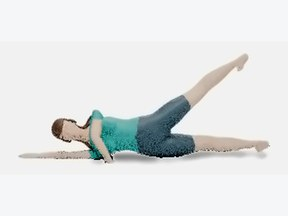
#> input picture media/3d/d-abduction-de-hanche-sur-le-cote-v.jpg, 288 x 216 px
$ python -i post3d.py   (imports and definitions only)
#> lines starting #> are read from the running program, lines starting #| are printed output that depends on the picture
import os, sys, json, shutil, subprocess, math
import numpy as np, cv2
from PIL import Image, ImageEnhance, ImageDraw, ImageFont
ROOT, OUT = sys.argv[1], sys.argv[2]; slugs = sys.argv[3:]
BG = (244, 246, 247)
FB = '/usr/share/fonts/truetype/dejavu/DejaVuSans-Bold.ttf'; FR = '/usr/share/fonts/truetype/dejavu/DejaVuSans.ttf'
def comp(p):
    im = np.asarray(Image.open(p).convert('RGBA')).astype(np.float32) / 255.0; a = im[:, :, 3]; rgb = im[:, :, :3]
    fig = ((a > 0.80) & (rgb.max(axis=2) > 0.045)).astype(np.uint8); edge = cv2.dilate(fig, np.ones((3, 3), np.uint8)).astype(bool)
    shadow = cv2.GaussianBlur(np.where(edge, 0, a), (0, 0), 3.0); shadow = np.clip((shadow - 0.14) / 0.86, 0, 1) * 0.85   # ombre lissée, bruit de fond supprimé, ombre de contact conservée
    base = np.ones_like(rgb) * (np.array(BG, np.float32) / 255.0); base = base * (1 - shadow[:, :, None])
    ae = np.where(edge, a, 0)[:, :, None]; out = base * (1 - ae) + rgb * ae
    return Image.fromarray((np.clip(out, 0, 1) * 255).astype(np.uint8)), (a * 255).astype(np.uint8)
def clean(im, h=2.5):
#> called with h = 2.5
    a = cv2.fastNlMeansDenoisingColored(cv2.cvtColor(np.asarray(im), cv2.COLOR_RGB2BGR), None, h, h, 5, 15); im = Image.fromarray(cv2.cvtColor(a, cv2.COLOR_BGR2RGB))
#> after `a = cv2.fastNlMeansDenoisingColored(cv2.cvtColor(np.asarray(im), cv2.C`:
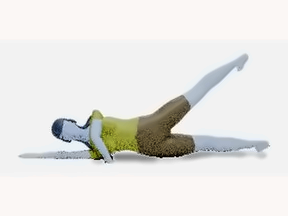
#> a: shape (216, 288, 3); mean R, G, B 231, 230.1, 227.5
    im = ImageEnhance.Contrast(im).enhance(1.25); im = ImageEnhance.Color(im).enhance(1.20); return ImageEnhance.Brightness(im).enhance(0.97)
#> after `im = ImageEnhance.Contrast(im).enhance(1.25)`:
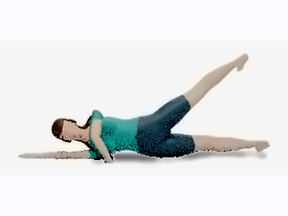
#> im: PIL image 288x216 RGB; mean R, G, B 227.2, 230.1, 230.9
BAND = 0.075   # bandeau fin et identique sur toutes les vidéos : 7,5 % de la hauteur, placé SOUS l'image
def caption(im, name, lab, W, H):
    bh = int(H * BAND); bh += bh % 2; H2 = H + bh; H2 += H2 % 2; bh = H2 - H
    out = Image.new('RGB', (W, H2), (255, 255, 255)); out.paste(im, (0, 0)); d = ImageDraw.Draw(out)
    fb = ImageFont.truetype(FB, max(11, int(H * 0.038))); ft = ImageFont.truetype(FR, max(9, int(H * 0.034)))
    w = d.textlength(lab, font=fb); d.text(((W - w) / 2, H + (bh - int(H * 0.038)) / 2 - 2), lab, font=fb, fill=(20, 38, 43))
    d.text((6, 4), name[:48], font=ft, fill=(95, 110, 115)); return out
# [46 lines not run here, left out]

>>> import cv2
>>> picture = cv2.cvtColor(cv2.imread('../../media/3d/d-abduction-de-hanche-sur-le-cote-v.jpg'), cv2.COLOR_BGR2RGB)
>>> result = clean(picture)

$ run again, on media/3d/d-appui-alterne-sur-une-main-en-quadrupedie.jpg
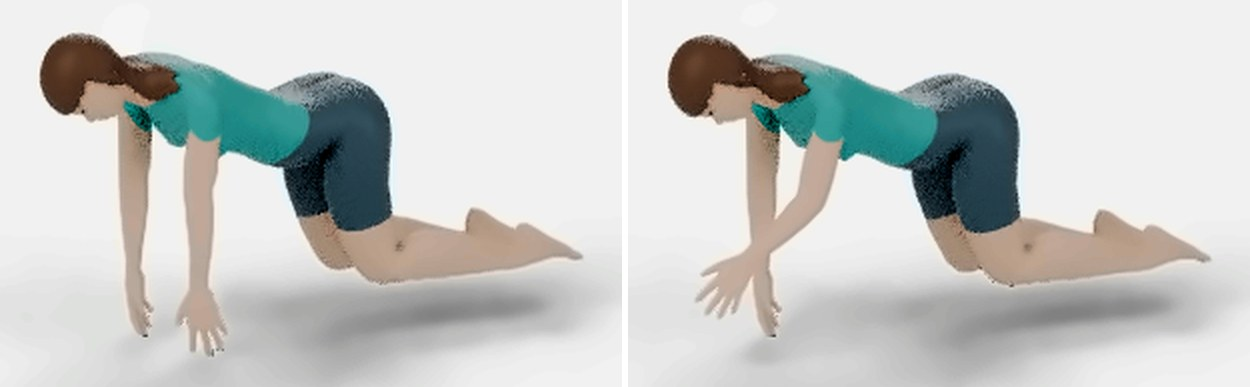
#> input picture media/3d/d-appui-alterne-sur-une-main-en-quadrupedie.jpg, 1250 x 387 px
#> in clean, `a = cv2.fastNlMeansDenoisingColored(cv2.cvtColor(np.asarray(im), cv2.C`:
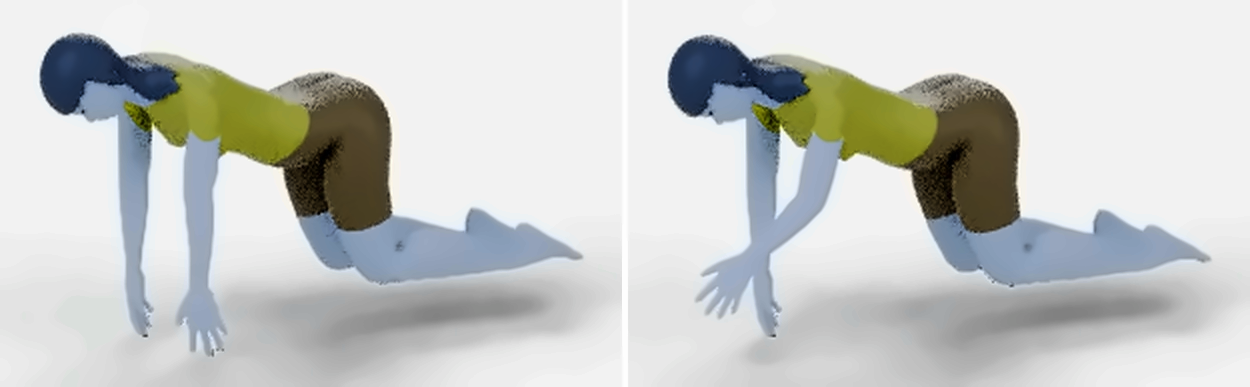
#> a: shape (387, 1250, 3); mean R, G, B 200.3, 202.5, 200.3
#> in clean, `im = ImageEnhance.Contrast(im).enhance(1.25)`:
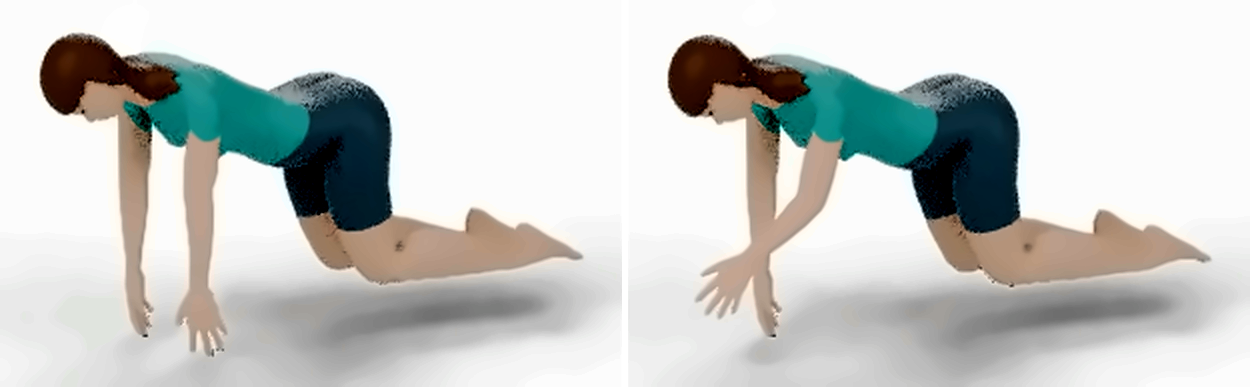
#> im: PIL image 1250x387 RGB; mean R, G, B 200.3, 202.5, 199.9

$ run again, on media/3d/d-appui-bipodal-sur-coussin-instable-v.jpg
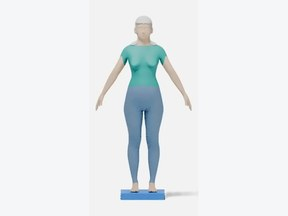
#> input picture media/3d/d-appui-bipodal-sur-coussin-instable-v.jpg, 288 x 216 px
#> in clean, `a = cv2.fastNlMeansDenoisingColored(cv2.cvtColor(np.asarray(im), cv2.C`:
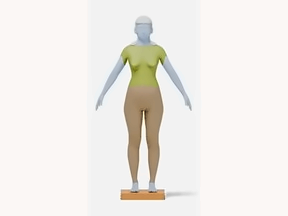
#> a: shape (216, 288, 3); mean R, G, B 240.6, 237.1, 232.8
#> in clean, `im = ImageEnhance.Contrast(im).enhance(1.25)`:
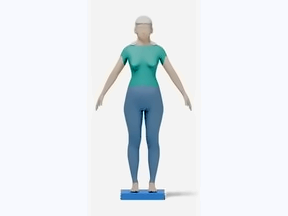
#> im: PIL image 288x216 RGB; mean R, G, B 231.7, 236.8, 241.1
